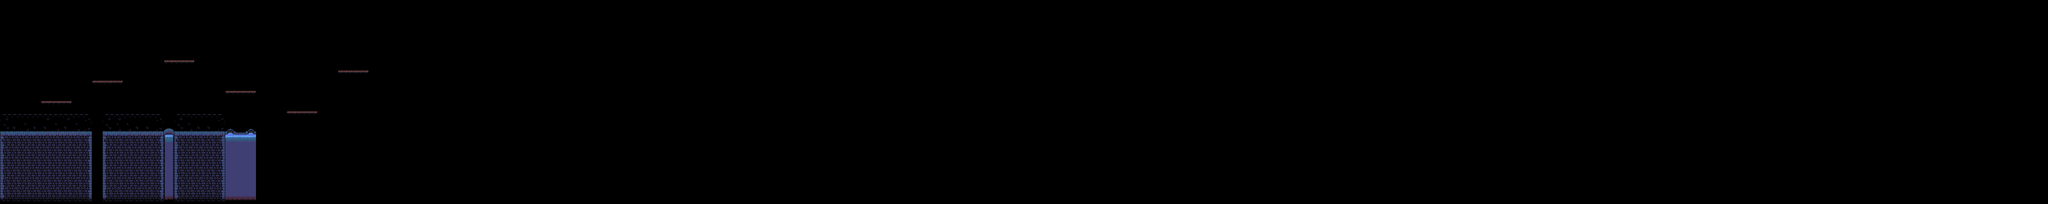

This is a level from a 2D game, rendered from its Tiled map with the project's own tilesets. A one-line summary and the map file follow, with tile-layer data summarised:
An orthogonal 200x20 tile map with 32x32 px tiles, 3 tile layers (background, Tile Layer 1, Tile Layer 2).

<map version="1.0" tiledversion="1.0.3" orientation="orthogonal" renderorder="right-down" width="200" height="20" tilewidth="32" tileheight="32" nextobjectid="1">
 <tileset firstgid="1" source="castle_night_platforms.tsx" />
 <layer name="background" width="200" height="20">
  <data>[4000 cells, 4000 non-empty, 1 distinct tile ids]</data>
 </layer>
 <layer name="Tile Layer 1" width="200" height="20">
  <data>[4000 cells, 138 non-empty, 10 distinct tile ids]</data>
 </layer>
 <layer name="Tile Layer 2" width="200" height="20">
  <data>[4000 cells, 228 non-empty, 29 distinct tile ids]</data>
 </layer>
</map>
